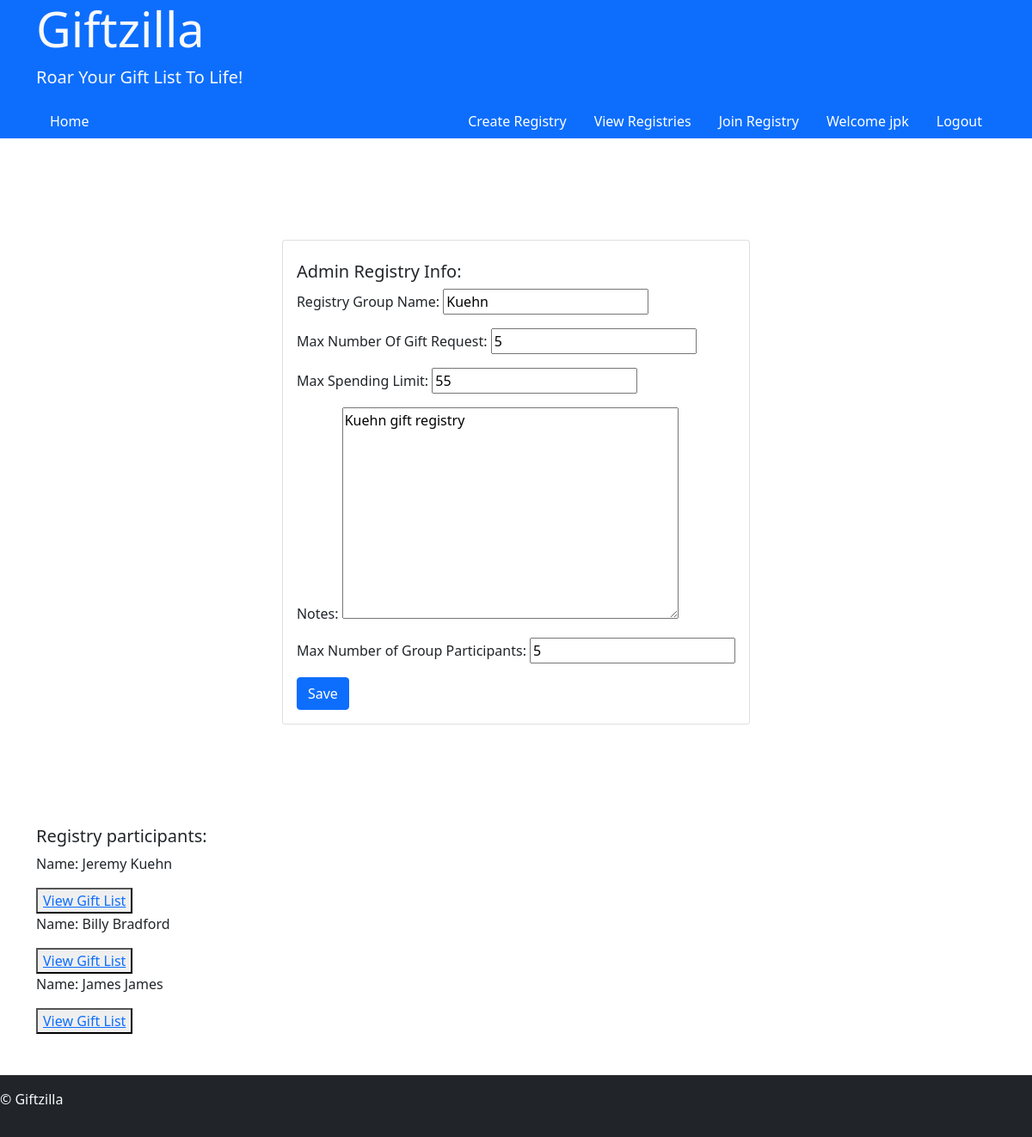
The app's page /user/AJUQB/adminReg (signed in) with its own data.
### register/models.py (models this page shows, shortened)
class User(AbstractUser):
    groups = models.ManyToManyField(
        'auth.Group',
        related_name='web_users',
        blank=True,
        help_text='The groups this user belongs to. A user will get all permissions granted to each of their groups.',
        verbose_name='groups',
    )
    user_permissions = models.ManyToManyField(
        'auth.Permission',
        related_name='web_users',
        blank=True,
        help_text='Specific permissions for this user.',
        verbose_name='user permissions',
    )

### user/models.py (models this page shows, shortened)
class Registry(models.Model):
    regPin = models.CharField(max_length=5)
    admin = models.ForeignKey(User, on_delete=models.CASCADE)
    regName = models.CharField(max_length=25, verbose_name="Registry Group Name:")
    urlNumCap = models.IntegerField(default=5, verbose_name="Max Number Of Gift Request:", blank=True, null=True)
    spendLimit = models.IntegerField(blank=True, null=True, verbose_name="Max Spending Limit:")
    notes = models.TextField(blank=True, null=True, verbose_name="Notes")
    regGroupCap = models.IntegerField(blank=True, null=True, verbose_name="Max Number of Group Participants:")

class giftGroups(models.Model):
    groupPin = models.CharField(max_length=5)
    user = models.ForeignKey(User, on_delete=models.CASCADE)
    registry = models.ForeignKey(Registry, on_delete=models.CASCADE)

### user/views.py (the view)
# urls.py: path("<str:groupPin>/adminReg", views.adminReg, name="adminReg"),
@login_required
def adminReg(request, groupPin):
    if request.method == "POST":
        instance = Registry.objects.get(regPin=groupPin)
        instance.regName = request.POST.get("regName")
        instance.urlNumCap = request.POST.get("urlNumCap")
        instance.spendLimit = request.POST.get("spendLimit")
        instance.notes = request.POST.get("notes")
        instance.regGroupCap = request.POST.get("regGroupCap")
        instance.save()
        return HttpResponseRedirect(reverse('user:adminReg', args=[groupPin]))
    else:
        reg = Registry.objects.get(regPin=groupPin)
        reginstance = regForm(instance=reg)
        regPart = giftGroups.objects.filter(groupPin=groupPin)
        return render(request, "user/adminreg.html", {
            "reginstance": reginstance,
            "reg": reg,
            "regPart": regPart
        })

### user/forms.py
class regForm(ModelForm):
    class Meta:
        model = Registry
        fields = "__all__"
        exclude = ["regPin", "admin"]

### giftzilla/templates/user/adminreg.html (shortened to what this page needs)
{% extends 'layout.html' %}
{% block body %}
<div class="container d-flex justify-content-center align-items-center min-vh-100">
    <div class="card">
        <div class="card-body">
            <h5 class="card-text">Admin Registry Info:</h5>
            <form method="post">
                {{ reginstance.as_p }}
                <button type="submit" class="btn btn-primary">Save</button>
            </form>
        </div>
    </div>
</div>
<div class="container">
    <h5>Registry participants:</h5>
    {% for part in regPart %}
        <p>Name: {{ part.user.first_name }} {{ part.user.last_name }}</p>
        <button><a href="#">View Gift List</a></button>
    {% endfor %}
</div>
{% endblock %}

### giftzilla/templates/layout.html (shortened to what this page needs)
<!DOCTYPE html>
<html lang="en">
<head>
    <link href="https://cdn.jsdelivr.net/npm/bootstrap@5.0.2/dist/css/bootstrap.min.css" rel="stylesheet">
</head>
<body>
    <header class="bg-primary text-light">
        <div class="container">
            <h1 class="display-4">Giftzilla</h1>
            <p class="lead">Roar Your Gift List To Life!</p>
            <nav class="d-flex justify-content-between align-items-center">
                <ul class="nav">
                    <li class="nav-item"><a class="nav-link" href="{% url 'index:home' %}">Home</a></li>
                </ul>
                <div>
                    {% if user.is_authenticated %}
                        <ul class="nav">
                            <li class="nav-item"><a class="nav-link" href="{% url 'user:createRegistry' %}">Create Registry</a></li>
                            <li class="nav-item"><a class="nav-link" href="{% url 'user:viewReg' userID=user.id %}">View Registries</a></li>
                            <li class="nav-item"><a class="nav-link" href="{% url 'user:regJoin' userID=user.id %}">Join Registry</a></li>
                            <li class="nav-item">
                                <a class="nav-link" href="{% url 'register:profileView' userID=user.id %}">Welcome {{ user.username }}</a>
                            </li>
                            <li class="nav-item">
                                <a class="nav-link" href="{% url 'register:logout' %}">Logout</a>
                            </li>
                        </ul>
                    {% endif %}
                </div>
            </nav>
        </div>
    </header>
   {% block body %}
   {% endblock %}
    <footer class="bg-dark text-light mt-5 py-3">
        <p>&copy; Giftzilla</p>
    </footer>
</body>
</html>

### giftzilla/templates/layout.html (style rules this page uses)
.nav-link { color: white; }

### records on screen
User: username "jpk"
Registry: regName "Kuehn", urlNumCap "5", spendLimit "55", notes "Kuehn gift registry", regGroupCap "5"
giftGroups: user.first_name "Jeremy", user.last_name "Kuehn"
giftGroups: user.first_name "Billy", user.last_name "Bradford"
giftGroups: user.first_name "James", user.last_name "James"
